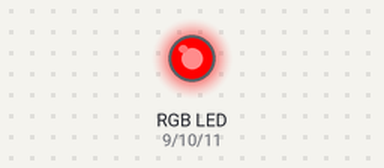
Bench run of a sketch on a simulated Arduino Uno, built with avr-gcc and run on an emulated ATmega328P. On the bench: an RGB LED mixed from three pins (HIGH = lit).

Above: at 0.2 s.
At 1.2 s:
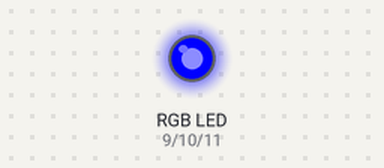
At 1.7 s:
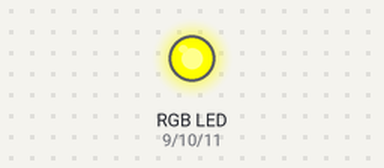
At 3.2 s:
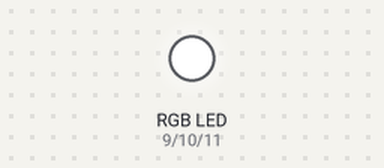
At 5.7 s:
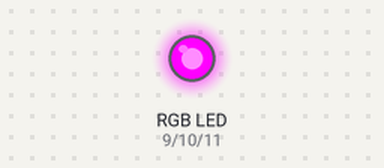
At 7.7 s:
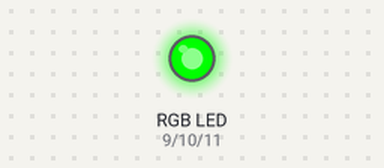
Timing chart, 0 to 8.1 s (numbered marks = the images above):
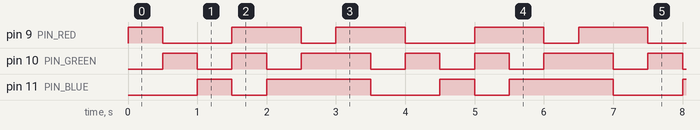

The sketch:

a03_rgb_led.ino
```cpp
/**
 * 네오아두보드 RGB LED
 * @Auth TaeJuneJoung
 * @Date 2021.05.28
 * 빛의 3원색을 이용(1)
 * : 세기 이용하지 않은 기본색상 제어
 */
int PIN_RED     =  9;
int PIN_GREEN   = 10;
int PIN_BLUE    = 11;

void setup() {
  pinMode(PIN_RED, OUTPUT);
  pinMode(PIN_GREEN, OUTPUT);
  pinMode(PIN_BLUE, OUTPUT);
}

/**
 * 주의) 이전의 LED 색상을 꺼주어야 기본 색상을 나타냄
 */
void loop() {
  // 빨강
  digitalWrite(PIN_RED, HIGH);
  digitalWrite(PIN_GREEN, LOW);
  digitalWrite(PIN_BLUE, LOW);
  delay(500);
  // 초록
  digitalWrite(PIN_RED, LOW);
  digitalWrite(PIN_GREEN, HIGH);
  digitalWrite(PIN_BLUE, LOW);
  delay(500);
  // 파랑
  digitalWrite(PIN_RED, LOW);
  digitalWrite(PIN_GREEN, LOW);
  digitalWrite(PIN_BLUE, HIGH);
  delay(500);
  // 노랑
  digitalWrite(PIN_RED, HIGH);
  digitalWrite(PIN_GREEN, HIGH);
  digitalWrite(PIN_BLUE, LOW);
  delay(500);
  // 분홍
  digitalWrite(PIN_RED, HIGH);
  digitalWrite(PIN_GREEN, LOW);
  digitalWrite(PIN_BLUE, HIGH);
  delay(500);
  // 연녹
  digitalWrite(PIN_RED, LOW);
  digitalWrite(PIN_GREEN, HIGH);
  digitalWrite(PIN_BLUE, HIGH);
  delay(500);
  // 하얀
  digitalWrite(PIN_RED, HIGH);
  digitalWrite(PIN_GREEN, HIGH);
  digitalWrite(PIN_BLUE, HIGH);
  delay(500);
}
```

Measured:
- by itself, pin 9 (PIN_RED): repeats every 3.5 s: LOW 1.0 s, HIGH 1.0 s, LOW 0.50 s, HIGH 1.0 s
- by itself, pin 10 (PIN_GREEN): repeats every 3.5 s: LOW 0.50 s, HIGH 0.50 s, LOW 0.50 s, HIGH 1.0 s, LOW 0.50 s, HIGH 0.50 s
- by itself, pin 11 (PIN_BLUE): repeats every 3.5 s: LOW 0.50 s, HIGH 1.5 s, LOW 1.0 s, HIGH 0.50 s
